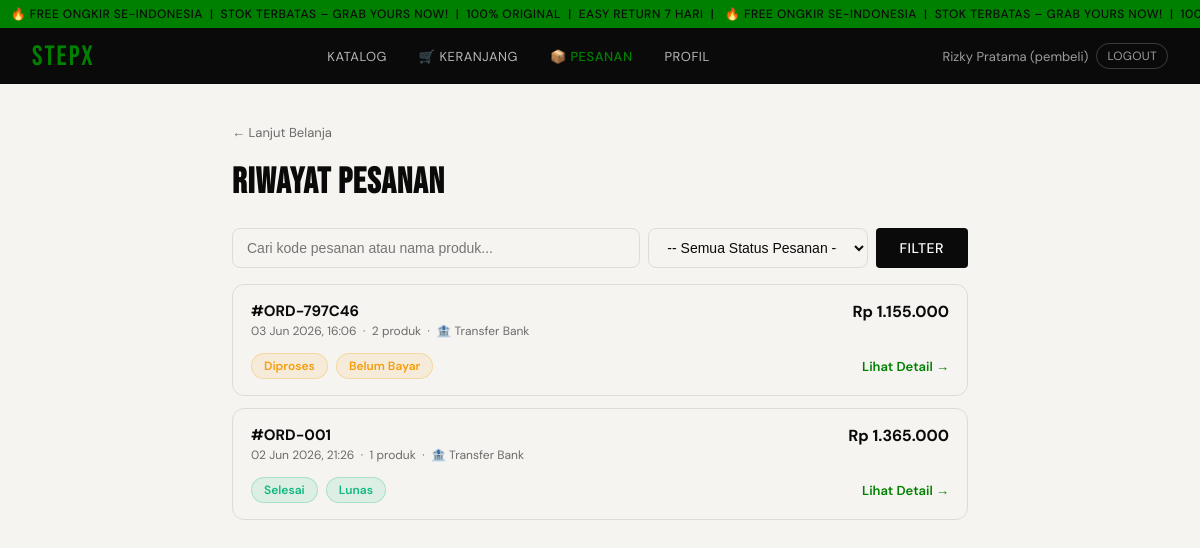
The app's page /pesanan.php (signed in), older data.
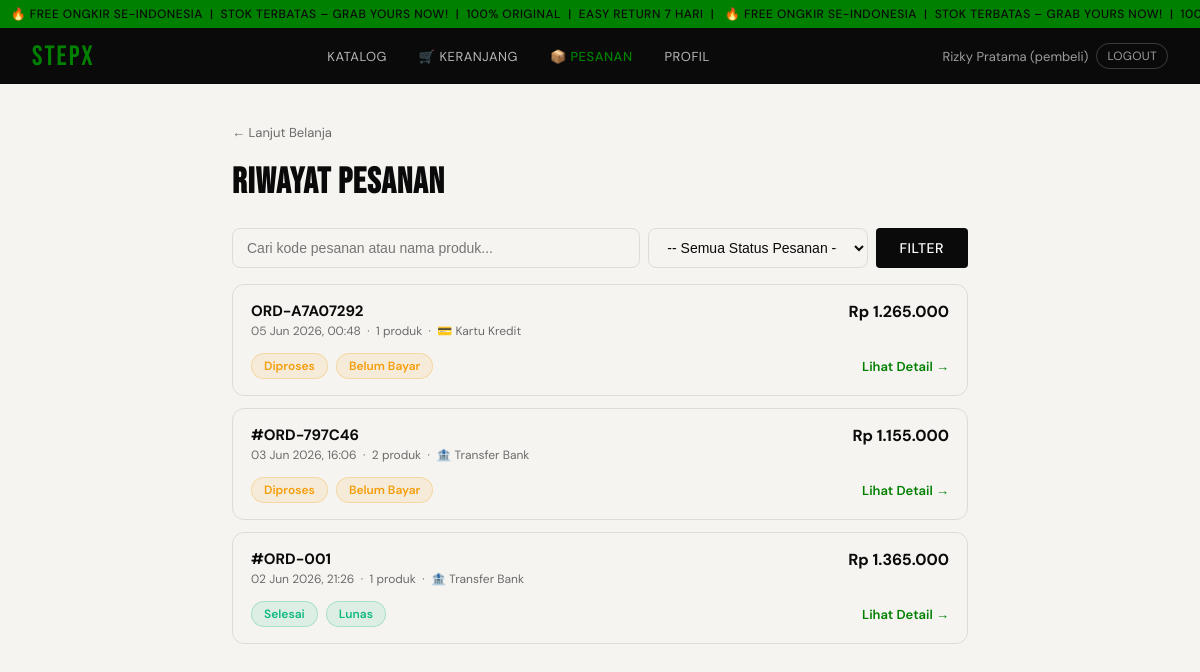
The same page, newer data.
### tables this page shows
CREATE TABLE IF NOT EXISTS `pesanan` (
  `id` int unsigned NOT NULL AUTO_INCREMENT,
  `kode_pesanan` varchar(20) NOT NULL,
  `pembeli_id` int unsigned NOT NULL,
  `alamat_id` int unsigned NOT NULL,
  `subtotal` decimal(12,2) NOT NULL,
  `ongkos_kirim` decimal(10,2) NOT NULL DEFAULT '0.00',
  `diskon` decimal(10,2) NOT NULL DEFAULT '0.00',
  `total_bayar` decimal(12,2) NOT NULL,
  `metode_bayar` enum('transfer_bank','cod','ewallet','kartu_kredit') NOT NULL,
  `status_bayar` enum('menunggu','lunas','gagal','refund') NOT NULL DEFAULT 'menunggu',
  `status_pesanan` enum('proses','dikemas','dikirim','selesai','dibatalkan') NOT NULL DEFAULT 'proses',
  `catatan` text,
  `created_at` datetime NOT NULL DEFAULT CURRENT_TIMESTAMP,
  `updated_at` datetime NOT NULL DEFAULT CURRENT_TIMESTAMP ON UPDATE CURRENT_TIMESTAMP,
  PRIMARY KEY (`id`),
  UNIQUE KEY `kode_pesanan` (`kode_pesanan`),
  KEY `fk_pesanan_alamat` (`alamat_id`),
  KEY `idx_pesanan_pembeli` (`pembeli_id`),
  KEY `idx_pesanan_status` (`status_pesanan`),
  KEY `idx_pesanan_tanggal` (`created_at`),
  CONSTRAINT `fk_pesanan_alamat` FOREIGN KEY (`alamat_id`) REFERENCES `alamat_pembeli` (`id`),
  CONSTRAINT `fk_pesanan_pembeli` FOREIGN KEY (`pembeli_id`) REFERENCES `users` (`id`)
);

### includes/config.php (called while the page is built, shortened)
<?php
function currentUser(): array {
  return [
    'id'    => $_SESSION['user_id']   ?? 0,
    'nama'  => $_SESSION['nama']      ?? '',
    'email' => $_SESSION['email']     ?? '',
    'role'  => $_SESSION['role']      ?? '',
    'no_hp' => $_SESSION['no_hp']     ?? '',
  ];
}
function rp(int|float $n): string {
  return 'Rp ' . number_format($n, 0, ',', '.');
}

### pesanan.php (the view, shortened to what the changed rows need)
<?php
require_once __DIR__ . '/includes/config.php';
$user = currentUser();
$db     = getDB();
$userId = (int)$user['id'];
$keyword = trim($_GET['q'] ?? '');
$statusFilter = trim($_GET['status'] ?? '');
$sql = '
  SELECT p.id, p.kode_pesanan, p.total_bayar, p.metode_bayar,
    p.status_bayar, p.status_pesanan, p.created_at,
    COUNT(dp.id) AS jumlah_item
  FROM pesanan p
  LEFT JOIN detail_pesanan dp ON dp.pesanan_id = p.id
  WHERE p.pembeli_id = ?
';
$params = [$userId];
$types  = 'i';
$sql .= ' GROUP BY p.id ORDER BY p.created_at DESC';
$st = $db->prepare($sql);
$st->bind_param($types, ...$params);
$st->execute();
$pesananList = $st->get_result()->fetch_all(MYSQLI_ASSOC);
function badgeStatus(string $status, string $type): string {
  $map = [
    'status_pesanan' => [
      'proses'     => ['label' => 'Diproses',   'color' => '#f59e0b'],
      'dikemas'    => ['label' => 'Dikemas',     'color' => '#3b82f6'],
      'dikirim'    => ['label' => 'Dikirim',     'color' => '#8b5cf6'],
      'selesai'    => ['label' => 'Selesai',     'color' => '#10b981'],
      'dibatalkan' => ['label' => 'Dibatalkan',  'color' => '#ef4444'],
    ],
    'status_bayar' => [
      'menunggu' => ['label' => 'Belum Bayar', 'color' => '#f59e0b'],
      'lunas'    => ['label' => 'Lunas',        'color' => '#10b981'],
      'gagal'    => ['label' => 'Gagal',        'color' => '#ef4444'],
      'refund'   => ['label' => 'Refund',       'color' => '#6b7280'],
    ],
  ];
  $info  = $map[$type][$status] ?? ['label' => $status, 'color' => '#6b7280'];
  return '<span style="background:' . $info['color'] . '1a;color:' . $info['color'] . ';border:1px solid ' . $info['color'] . '40;padding:4px 12px;border-radius:20px;font-size:12px;font-weight:600">'
    . htmlspecialchars($info['label']) . '</span>';
}
function labelMetode(string $m): string {
  return match($m) {
    'transfer_bank' => '🏦 Transfer Bank',
    'ewallet'       => '📱 E-Wallet',
    'cod'           => '🚪 COD',
    'kartu_kredit'  => '💳 Kartu Kredit',
    default         => $m,
  };
}
require_once __DIR__ . '/includes/header.php';
?>
<div class="cart-wrap" style="max-width: 800px; margin: 0 auto;">
  <h2>Riwayat Pesanan</h2>
  <?php if (empty($pesananList)): ?>
    <div class="empty-state">
      <div class="icon"><?= ($keyword || $statusFilter) ? '🔍' : '📦' ?></div>
      <p><?= ($keyword || $statusFilter) ? 'Tidak ada pesanan yang cocok dengan kriteria filter.' : 'Belum ada pesanan.' ?></p>
    </div>
  <?php else: ?>
    <div style="display:flex; flex-direction:column; gap:12px">
      <?php foreach ($pesananList as $p): ?>
      <div style="border:1.5px solid var(--border); border-radius:12px; padding:16px 18px; background:var(--surface)">
        <div style="display:flex; justify-content:space-between; align-items:flex-start; flex-wrap:wrap; gap:8px">
          <div>
            <div style="font-weight:700; font-size:15px"><?= htmlspecialchars($p['kode_pesanan']) ?></div>
            <div style="font-size:12px; color:var(--muted); margin-top:2px">
              <?= date('d M Y, H:i', strtotime($p['created_at'])) ?>
              &nbsp;·&nbsp; <?= (int)$p['jumlah_item'] ?> produk
              &nbsp;·&nbsp; <?= labelMetode($p['metode_bayar']) ?>
            </div>
          </div>
          <div style="font-weight:700; font-size:16px"><?= rp($p['total_bayar']) ?></div>
        </div>
        <div style="display:flex; gap:8px; margin-top:14px; flex-wrap:wrap; align-items:center">
          <?= badgeStatus($p['status_pesanan'], 'status_pesanan') ?>
          <?= badgeStatus($p['status_bayar'], 'status_bayar') ?>
          <a href="detail_pesanan.php?id=<?= $p['id'] ?>" style="margin-left:auto; font-size:13px; color:green; font-weight:600; text-decoration:none;">Lihat Detail →</a>
        </div>
      </div>
      <?php endforeach; ?>
    </div>
  <?php endif; ?>
</div>
<?php require_once __DIR__ . '/includes/footer.php'; ?>

Row changes from the older to the newer data that the page shows:
added pesanan: kode_pesanan "ORD-A7A07292", created_at "05 Jun 2026, 00:48", jumlah_item "1", metode_bayar "💳 Kartu Kredit", total_bayar "Rp 1.265.000", status_pesanan "Diproses Belum Bayar"
